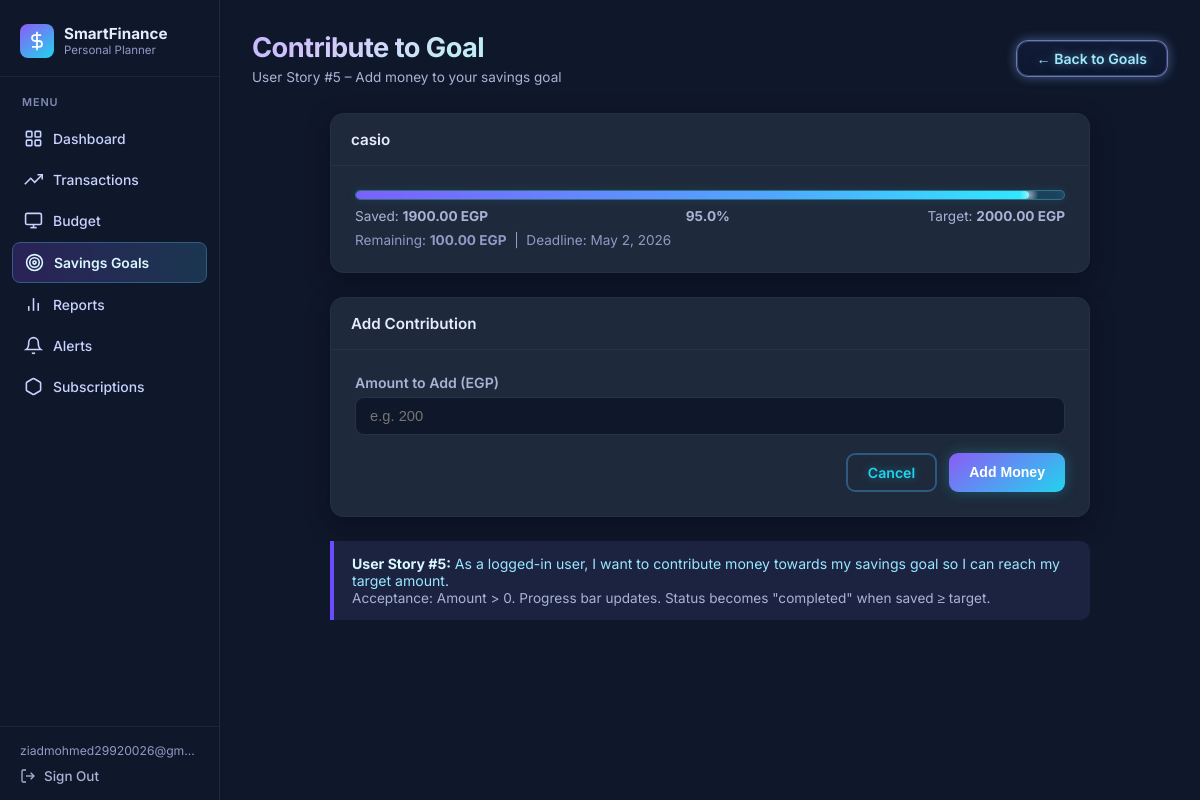
The app's page /goals/contribute/2/ (signed in), older data.
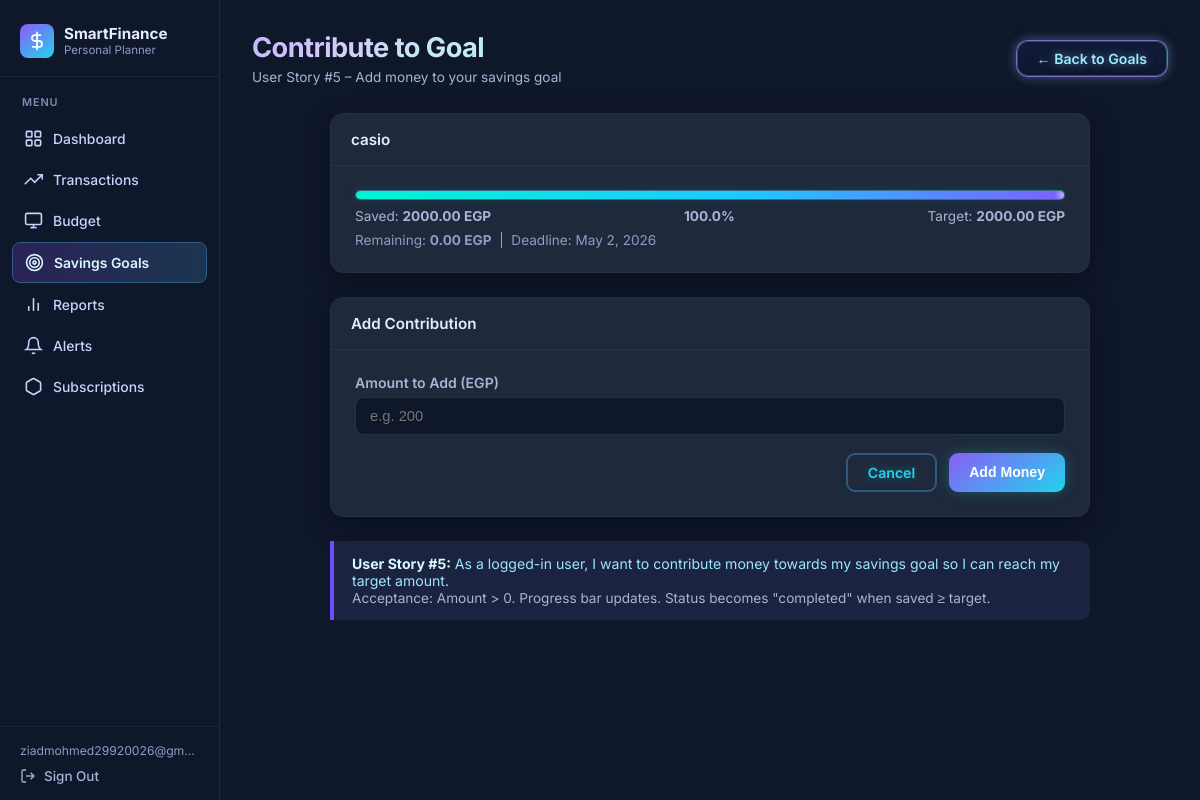
The same page, newer data.
### budget/models.py (models this page shows, shortened)
class SavingsGoal(models.Model):
    STATUS_CHOICES = [
        ('active',    'Active'),
        ('completed', 'Completed'),
        ('paused',    'Paused'),
    ]
    user           = models.ForeignKey(User, on_delete=models.CASCADE)
    name           = models.CharField(max_length=200)
    target_amount  = models.DecimalField(max_digits=10, decimal_places=2)
    current_amount = models.DecimalField(max_digits=10, decimal_places=2, default=0)
    deadline       = models.DateField()
    status         = models.CharField(max_length=10, choices=STATUS_CHOICES, default='active')
    created_at     = models.DateTimeField(auto_now_add=True)
    def get_completion_percentage(self):
        if self.target_amount == 0:
            return 0
        pct = (self.current_amount / self.target_amount) * 100
        return round(min(pct, 100), 1)
    class Meta:
        ordering = ['deadline']

### budget/views.py (the view, shortened to what this page needs)
# urls.py: path('goals/contribute/<int:goal_id>/', views.contribute_to_goal_view, name='contribute'),
@login_required
def contribute_to_goal_view(request, goal_id):
    goal   = get_object_or_404(SavingsGoal, id=goal_id, user=request.user)
    errors = {}
    return render(request, 'budget/contribute.html', {
        'goal': goal,
        'errors': errors,
        'remaining': goal.target_amount - goal.current_amount,
    })

### budget/templates/budget/contribute.html (shortened to what this page needs)
{% extends 'budget/base.html' %}
{% block content %}
<div class="page-header">
    <div>
        <h2>Contribute to Goal</h2>
        <p>User Story #5 – Add money to your savings goal</p>
    </div>
    <a href="{% url 'goals' %}" class="btn btn-outline btn-view-all">&#8592; Back to Goals</a>
</div>
<div class="content-medium">
    <div class="card" style="margin-bottom:24px;">
        <div class="card-header">{{ goal.name }}</div>
        <div class="card-body">
            <div class="progress-wrap" style="margin-bottom:8px;">
                <div
                    class="progress-bar {% if goal.status == 'completed' %}progress-green{% else %}progress-blue{% endif %}"
                    data-width="{{ goal.get_completion_percentage }}"
                ></div>
            </div>
            <div style="display:flex; justify-content:space-between; font-size:0.85rem; color:#a8b3d6; margin-bottom:8px;">
                <span>Saved: <strong>{{ goal.current_amount }} EGP</strong></span>
                <span><strong>{{ goal.get_completion_percentage }}%</strong></span>
                <span>Target: <strong>{{ goal.target_amount }} EGP</strong></span>
            </div>
            <div style="margin-top:8px; font-size:0.85rem; color:#8f9bc4;">
                Remaining: <strong>{{ remaining }} EGP</strong> &nbsp;|&nbsp;
                Deadline: {{ goal.deadline }}
            </div>
        </div>
    </div>
    <div class="card">
        <div class="card-header">Add Contribution</div>
        <div class="card-body">
            <form method="POST" action="{% url 'contribute' goal.id %}">
                <div class="form-group">
                    <label for="amount">Amount to Add (EGP)</label>
                    <input
                        type="number"
                        id="amount"
                        name="amount"
                        class="form-control"
                        placeholder="e.g. 200"
                        step="0.01"
                        min="0.01"
                    >
                </div>
                <div class="action-row">
                    <a href="{% url 'goals' %}" class="btn btn-outline">Cancel</a>
                    <button type="submit" class="btn btn-success">Add Money</button>
                </div>
            </form>
        </div>
    </div>
    <div class="info-box">
        <strong>User Story #5:</strong> As a logged-in user, I want to contribute money
        towards my savings goal so I can reach my target amount.<br>
        <span class="text-muted">
            Acceptance: Amount &gt; 0. Progress bar updates.
            Status becomes "completed" when saved &ge; target.
        </span>
    </div>
</div>
{% endblock %}

Row changes from the older to the newer data that the page shows:
changed SavingsGoal "casio": status "active" → "completed" (drawn); current_amount "1900.00" → "2000.00"; get_completion_percentage "95.0" → "100.0"
Text that changed along with them:
{{ remaining }}: "100.00" → "0.00"
